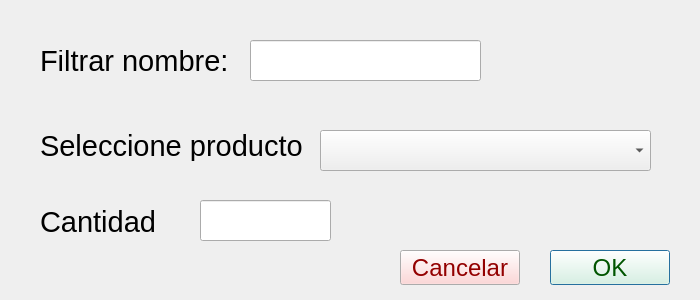
<?xml version="1.0" encoding="UTF-8"?>
<ui version="4.0">
 <class>Dialog</class>
 <widget class="QDialog" name="Dialog">
  <property name="geometry">
   <rect>
    <x>0</x>
    <y>0</y>
    <width>700</width>
    <height>300</height>
   </rect>
  </property>
  <property name="windowTitle">
   <string>Dialog</string>
  </property>
  <widget class="QLineEdit" name="inputNombre">
   <property name="geometry">
    <rect>
     <x>250</x>
     <y>40</y>
     <width>231</width>
     <height>41</height>
    </rect>
   </property>
   <property name="font">
    <font>
     <pointsize>22</pointsize>
    </font>
   </property>
  </widget>
  <widget class="QLabel" name="label_2">
   <property name="geometry">
    <rect>
     <x>40</x>
     <y>50</y>
     <width>221</width>
     <height>22</height>
    </rect>
   </property>
   <property name="font">
    <font>
     <pointsize>22</pointsize>
    </font>
   </property>
   <property name="text">
    <string>Filtrar nombre:</string>
   </property>
  </widget>
  <widget class="QLabel" name="label">
   <property name="geometry">
    <rect>
     <x>40</x>
     <y>210</y>
     <width>141</width>
     <height>24</height>
    </rect>
   </property>
   <property name="font">
    <font>
     <pointsize>22</pointsize>
    </font>
   </property>
   <property name="text">
    <string>Cantidad</string>
   </property>
  </widget>
  <widget class="QLineEdit" name="inputCantidad">
   <property name="geometry">
    <rect>
     <x>200</x>
     <y>200</y>
     <width>131</width>
     <height>41</height>
    </rect>
   </property>
   <property name="font">
    <font>
     <pointsize>22</pointsize>
    </font>
   </property>
  </widget>
  <widget class="QComboBox" name="selectProducto">
   <property name="geometry">
    <rect>
     <x>320</x>
     <y>130</y>
     <width>331</width>
     <height>41</height>
    </rect>
   </property>
   <property name="font">
    <font>
     <pointsize>22</pointsize>
    </font>
   </property>
  </widget>
  <widget class="QLabel" name="label_3">
   <property name="geometry">
    <rect>
     <x>40</x>
     <y>130</y>
     <width>271</width>
     <height>31</height>
    </rect>
   </property>
   <property name="font">
    <font>
     <pointsize>22</pointsize>
    </font>
   </property>
   <property name="text">
    <string>Seleccione producto</string>
   </property>
  </widget>
  <widget class="QPushButton" name="confirmar">
   <property name="geometry">
    <rect>
     <x>550</x>
     <y>250</y>
     <width>120</width>
     <height>35</height>
    </rect>
   </property>
   <property name="palette">
    <palette>
     <active>
      <colorrole role="Button">
       <brush brushstyle="SolidPattern">
        <color alpha="255">
         <red>230</red>
         <green>255</green>
         <blue>225</blue>
        </color>
       </brush>
      </colorrole>
      <colorrole role="ButtonText">
       <brush brushstyle="SolidPattern">
        <color alpha="255">
         <red>0</red>
         <green>85</green>
         <blue>0</blue>
        </color>
       </brush>
      </colorrole>
     </active>
     <inactive>
      <colorrole role="Button">
       <brush brushstyle="SolidPattern">
        <color alpha="255">
         <red>230</red>
         <green>255</green>
         <blue>225</blue>
        </color>
       </brush>
      </colorrole>
      <colorrole role="ButtonText">
       <brush brushstyle="SolidPattern">
        <color alpha="255">
         <red>0</red>
         <green>85</green>
         <blue>0</blue>
        </color>
       </brush>
      </colorrole>
     </inactive>
     <disabled>
      <colorrole role="Button">
       <brush brushstyle="SolidPattern">
        <color alpha="255">
         <red>230</red>
         <green>255</green>
         <blue>225</blue>
        </color>
       </brush>
      </colorrole>
      <colorrole role="ButtonText">
       <brush brushstyle="SolidPattern">
        <color alpha="255">
         <red>190</red>
         <green>190</green>
         <blue>190</blue>
        </color>
       </brush>
      </colorrole>
     </disabled>
    </palette>
   </property>
   <property name="font">
    <font>
     <pointsize>18</pointsize>
    </font>
   </property>
   <property name="text">
    <string>OK</string>
   </property>
  </widget>
  <widget class="QPushButton" name="cancelar">
   <property name="geometry">
    <rect>
     <x>400</x>
     <y>250</y>
     <width>120</width>
     <height>35</height>
    </rect>
   </property>
   <property name="palette">
    <palette>
     <active>
      <colorrole role="Button">
       <brush brushstyle="SolidPattern">
        <color alpha="255">
         <red>255</red>
         <green>203</green>
         <blue>203</blue>
        </color>
       </brush>
      </colorrole>
      <colorrole role="ButtonText">
       <brush brushstyle="SolidPattern">
        <color alpha="255">
         <red>147</red>
         <green>0</green>
         <blue>0</blue>
        </color>
       </brush>
      </colorrole>
     </active>
     <inactive>
      <colorrole role="Button">
       <brush brushstyle="SolidPattern">
        <color alpha="255">
         <red>255</red>
         <green>203</green>
         <blue>203</blue>
        </color>
       </brush>
      </colorrole>
      <colorrole role="ButtonText">
       <brush brushstyle="SolidPattern">
        <color alpha="255">
         <red>147</red>
         <green>0</green>
         <blue>0</blue>
        </color>
       </brush>
      </colorrole>
     </inactive>
     <disabled>
      <colorrole role="Button">
       <brush brushstyle="SolidPattern">
        <color alpha="255">
         <red>255</red>
         <green>203</green>
         <blue>203</blue>
        </color>
       </brush>
      </colorrole>
      <colorrole role="ButtonText">
       <brush brushstyle="SolidPattern">
        <color alpha="255">
         <red>190</red>
         <green>190</green>
         <blue>190</blue>
        </color>
       </brush>
      </colorrole>
     </disabled>
    </palette>
   </property>
   <property name="font">
    <font>
     <pointsize>18</pointsize>
    </font>
   </property>
   <property name="text">
    <string>Cancelar</string>
   </property>
  </widget>
 </widget>
 <resources/>
 <connections/>
</ui>
